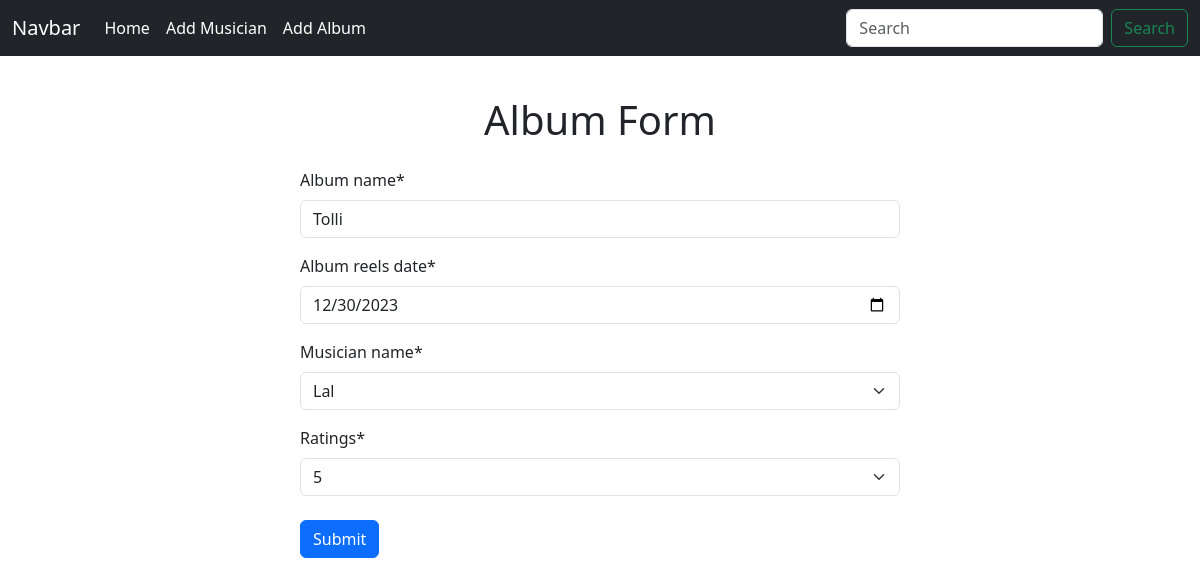
The page /album/edit_album/9/ on the database its author committed.
### Album/models.py (models this page shows, shortened)
class AddAlbum(models.Model):
    album_name = models.CharField(max_length = 100)
    album_reels_date = models.DateField()
    musician_name = models.ForeignKey(AddMusician, on_delete=models.CASCADE, default=None)
    RATINGS=[
        ('1','1'),
        ('2','2'),
        ('3','3'),
        ('4','4'),
        ('5','5'),
    ]
    ratings = models.CharField(max_length=1,choices=RATINGS)

### Album/views.py (the view)
# urls.py: path('edit_album/<int:id>/', views.edit_album, name='edit_album'),
def edit_album(request,id):
    post = AddAlbum.objects.get(pk = id)
    album_form = AddAlbumForm(instance=post)
    if request.method == 'POST':
        album_form = AddAlbumForm(request.POST, instance=post)
        if album_form.is_valid():
            print(album_form)
            album_form.save()
            return redirect('home')
    return render(request,'albumform.html',{'form':album_form})

### Album/forms.py
class AddAlbumForm(forms.ModelForm):
    class Meta:
        model = AddAlbum
        fields = '__all__'
        widgets={
            'album_reels_date':forms.DateInput(attrs={'type':'date'})
        }

### musician/models.py (called while the page is built)
    def __str__(self):
        return f"{self.first_name}"

### Album/templates/albumform.html (shortened to what this page needs)
{%extends 'base.html' %}
{%block content%}
 {% load crispy_forms_tags %}
<form method="post" style="width: 50%; height: 500px; margin:auto;" class="pt-4">
    <h1 class='text-center py-3'>Album Form</h1>
    {{form|crispy}}
    <button type="submit" class="btn btn-primary mt-2">Submit</button>
</form>
 {%endblock%}

### rows shown on the page
AddAlbum: album_name "Tolli", album_reels_date "12/30/2023", musician_name "Lal", ratings "5"
